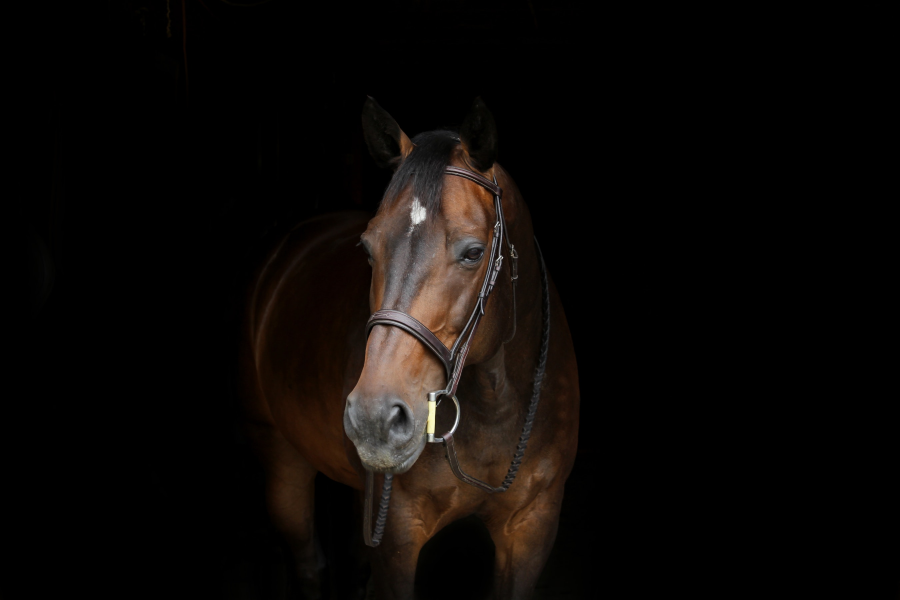
#> input picture DATA/horse.jpg, 2700 x 1800 px (shown at 1/3 size)
$ jupyter execute histograms.ipynb   (shell and % lines are left out)
#> lines starting #> are read from the running program, lines starting #| are printed output that depends on the picture
[cell 1]
import cv2
import numpy as np
import matplotlib.pyplot as plt

[cell 2]
dark_horse = cv2.imread('../DATA/horse.jpg') # ORIGINAL BGR FOR OPENCV
#> dark_horse is the input picture: shape (1800, 2700, 3); mean B, G, R 6.9, 8.9, 12
show_horse = cv2.cvtColor(dark_horse, cv2.COLOR_BGR2RGB)

rainbow = cv2.imread('../DATA/rainbow.jpg')
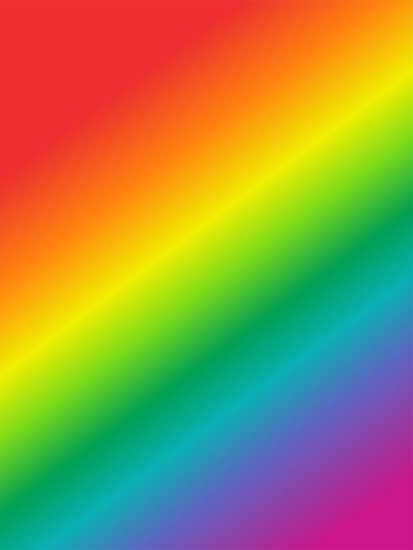
#> input picture DATA/rainbow.jpg, 413 x 550 px
#> rainbow is the input picture: shape (550, 413, 3); mean B, G, R 72.8, 142.3, 152.3
show_rainbow = cv2.cvtColor(rainbow, cv2.COLOR_BGR2RGB)

blue_bricks = cv2.imread('../DATA/bricks.jpg')
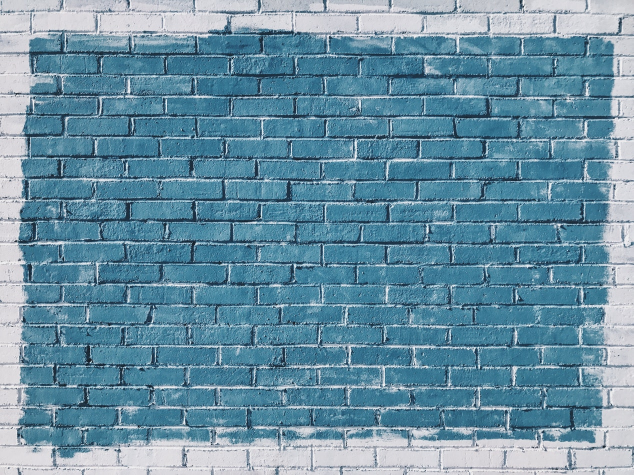
#> input picture DATA/bricks.jpg, 1267 x 950 px (shown at 1/2 size)
#> blue_bricks is the input picture: shape (950, 1267, 3); mean B, G, R 163.5, 144, 104.9
show_bricks = cv2.cvtColor(blue_bricks, cv2.COLOR_BGR2RGB)

[cell 3]
plt.imshow(show_horse)

[cell 4]
plt.imshow(show_rainbow)

[cell 5]
plt.imshow(show_bricks)

[cell 6]
# OPENCV BGR
hist_values = cv2.calcHist([blue_bricks], channels=[0], mask=None,
                           histSize=[256], ranges=[0, 256])
#> hist_values = 256 values, max 19329 at index 150, min 0 at index 0, mean 4701.8

[cell 7]
hist_values.shape
#> Out = (256, 1)

[cell 8]
plt.plot(hist_values)
#> figure, not shown here; curve peaks at x = 150, y = 19329

[cell 9]
# OPENCV BGR
hist_values = cv2.calcHist([dark_horse], channels=[0], mask=None,
                           histSize=[256], ranges=[0, 256])
#> hist_values = 256 values, max 3726045 at index 0, min 10 at index 246, mean 18984.4
plt.plot(hist_values)
#> figure, not shown here; curve peaks at x = 0, y = 3726045

[cell 10]
img = blue_bricks
color = ('b', 'g', 'r')
for i, col in enumerate(color):
    histr = cv2.calcHist([img], [i], None, [256], [0, 256])
    plt.plot(histr, color=col)
    plt.xlim([0,256])
plt.title("HISTOGRAM FOR BLUE BRICKS")
#> figure, not shown here; curve peaks at x = 150, y = 19329; curve peaks at x = 124, y = 17804; curve peaks at x = 63, y = 16885

[cell 11]
img = dark_horse
color = ('b', 'g', 'r')
for i, col in enumerate(color):
    histr = cv2.calcHist([img], [i], None, [256], [0, 256])
    plt.plot(histr, color=col)
    plt.xlim([0,50])
    plt.ylim([0,500000])
plt.title("HISTOGRAM FOR HORSE")
#> figure, not shown here; curve peaks at x = 0, y = 3726045; curve peaks at x = 0, y = 3605157; curve peaks at x = 0, y = 3582424

[cell 12]
rainbow = cv2.imread('../DATA/rainbow.jpg')
show_rainbow = cv2.cvtColor(rainbow, cv2.COLOR_BGR2RGB)

[cell 13]
img = rainbow
img.shape
#> Out = (550, 413, 3)

[cell 14]
mask = np.zeros(img.shape[:2], np.uint8)
mask[300:400, 100:400] = 255 # Make this section white

[cell 15]
plt.imshow(mask, cmap="gray")

[cell 16]
plt.imshow(show_rainbow)

[cell 17]
masked_img = cv2.bitwise_and(img, img, mask=mask)
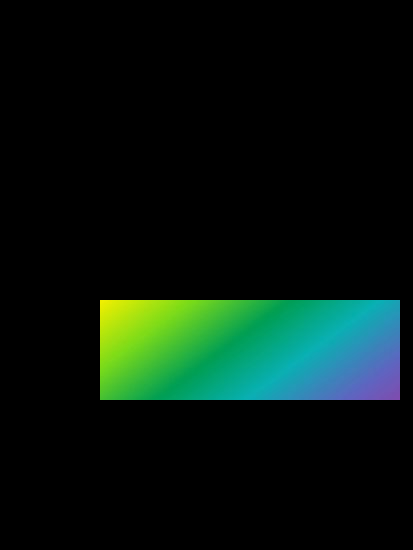
#> masked_img: shape (550, 413, 3); mean B, G, R 14.7, 22.5, 6.8

[cell 18]
show_masked_img = cv2.bitwise_and(show_rainbow, show_rainbow, mask=mask)

[cell 19]
plt.imshow(show_masked_img)

[cell 20]
hist_mask_values_red = cv2.calcHist([rainbow], channels=[2], mask=mask, histSize=[256], ranges=[0, 256])
#> hist_mask_values_red = 256 values, max 1332 at index 1, min 0 at index 221, mean 117.2
hist_values_red = cv2.calcHist([rainbow], channels=[2], mask=None, histSize=[256], ranges=[0, 256])
#> hist_values_red = 256 values, max 20471 at index 236, min 70 at index 226, mean 887.3

[cell 21]
plt.plot(hist_mask_values_red)
plt.title("RED HISTOGRAM FOR MASKED RAINBOW")
#> figure, not shown here; curve peaks at x = 1, y = 1332

[cell 22]
plt.plot(hist_values_red)
plt.title("RED HISTOGRAM FOR NORMAL RAINBOW")
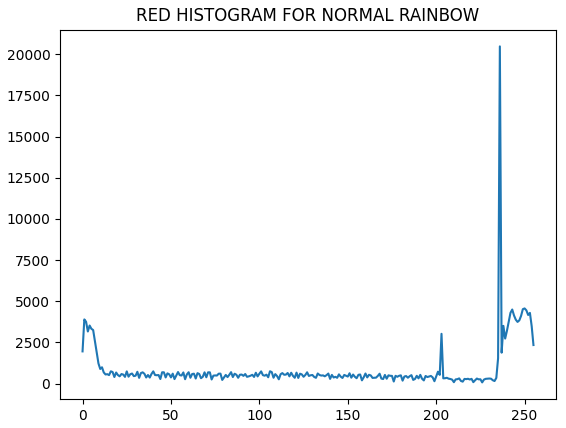
#> figure drawn by matplotlib, 1 panel; curve peaks at x = 236, y = 20471

[cell 23]
gorilla = cv2.imread('../DATA/gorilla.jpg', 0)
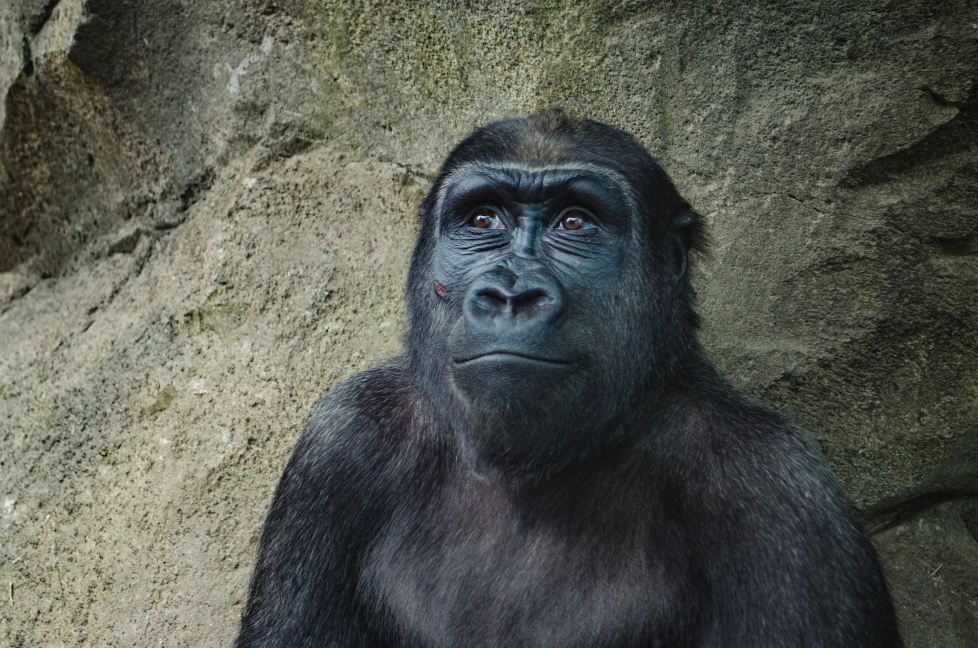
#> input picture DATA/gorilla.jpg, 1955 x 1295 px (shown at 1/2 size)
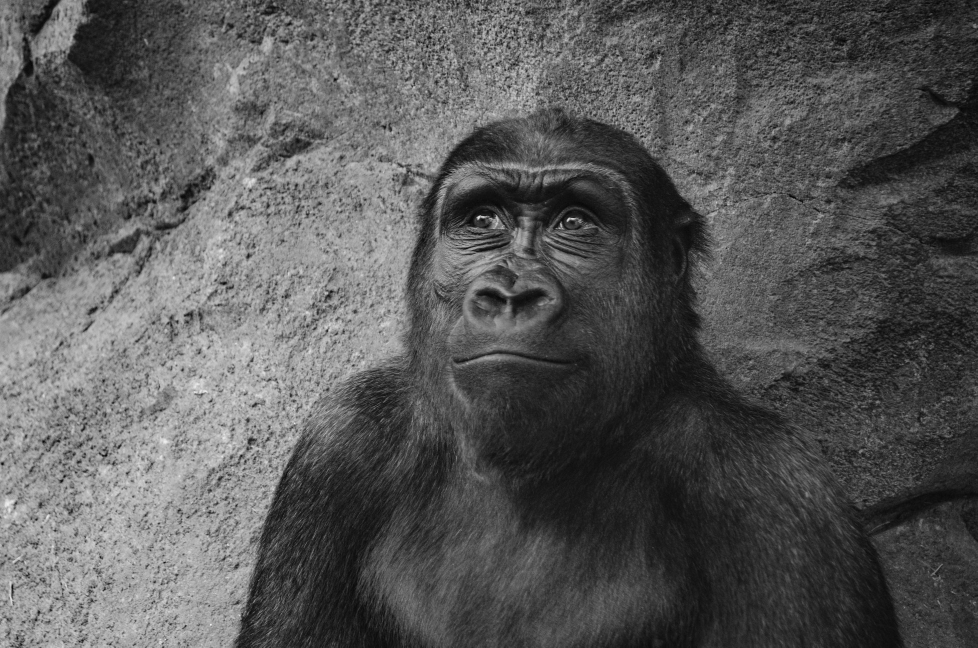
#> gorilla: shape (1295, 1955) (shown at 1/2 size); min 0, max 255, mean 87.1

[cell 24]
def display_img(img):
    fig = plt.figure(figsize=(12,10))
    ax = fig.add_subplot(111)
    ax.imshow(img, cmap="gray")

[cell 25]
display_img(gorilla)

[cell 26]
gorilla.shape
#> Out = (1295, 1955)

[cell 27]
hist_values = cv2.calcHist([gorilla], [0], None, [256], [0,256])
#> hist_values = 256 values, max 24421 at index 38, min 0 at index 242, mean 9889.6
plt.plot(hist_values)
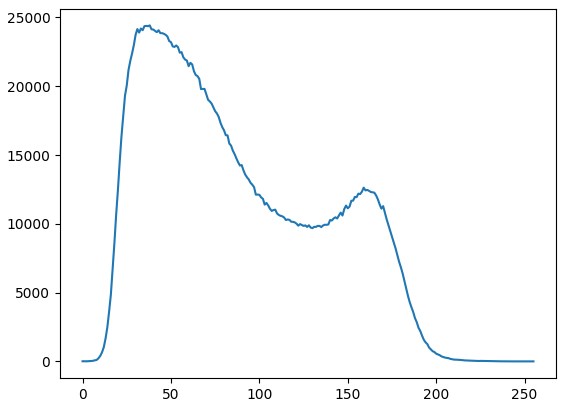
#> figure drawn by matplotlib, 1 panel; curve peaks at x = 38, y = 24421

[cell 28]
eq_gorilla = cv2.equalizeHist(gorilla)
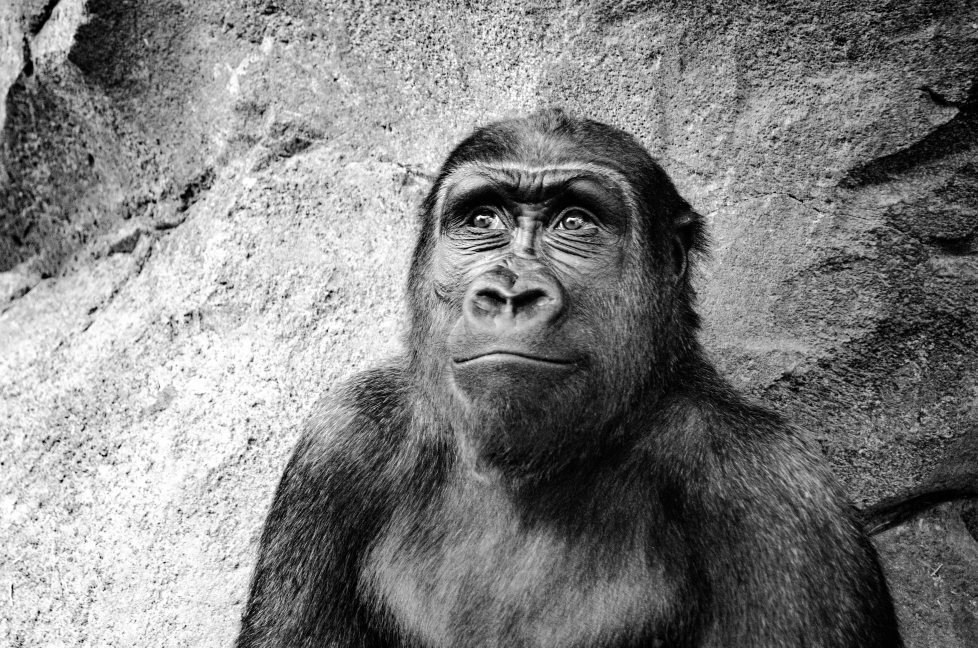
#> eq_gorilla: shape (1295, 1955) (shown at 1/2 size); min 0, max 255, mean 128.3
display_img(eq_gorilla)

[cell 29]
hist_values = cv2.calcHist([eq_gorilla], [0], None, [256], [0,256])
#> hist_values = 256 values, max 24421 at index 45, min 0 at index 6, mean 9889.6
plt.plot(hist_values)
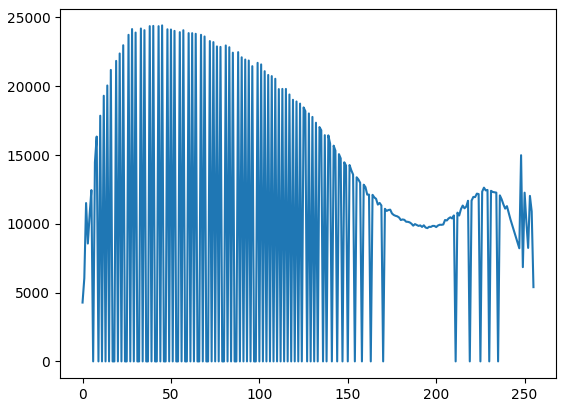
#> figure drawn by matplotlib, 1 panel; curve peaks at x = 45, y = 24421

[cell 30]
color_gorilla = cv2.imread('../DATA/gorilla.jpg')
#> color_gorilla is the input picture: shape (1295, 1955, 3); mean B, G, R 80.4, 88.9, 86
show_gorilla = cv2.cvtColor(color_gorilla, cv2.COLOR_BGR2RGB)
display_img(show_gorilla)

[cell 31]
hsv = cv2.cvtColor(color_gorilla, cv2.COLOR_BGR2HSV)
#> hsv: shape (1295, 1955, 3); mean H, S, V 59, 46.4, 91.6

[cell 32]
hsv[:,:,2] = cv2.equalizeHist(hsv[:,:,2]) # Value channel
#> hsv: shape (1295, 1955, 3); mean H, S, V 59, 46.4, 128.3

[cell 33]
eq_color_gorilla = cv2.cvtColor(hsv, cv2.COLOR_HSV2RGB)
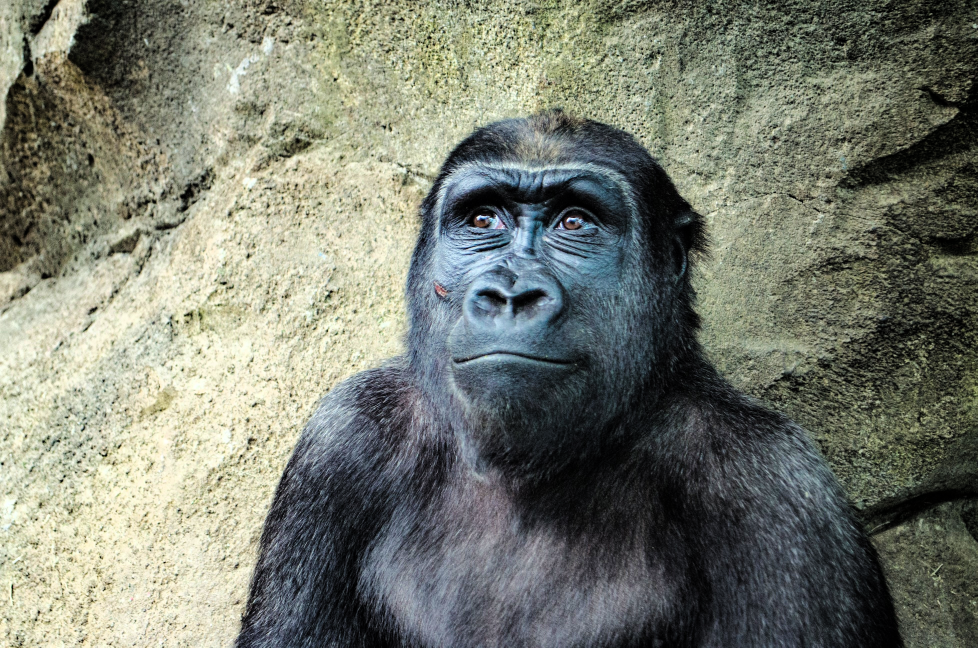
#> eq_color_gorilla: shape (1295, 1955, 3) (shown at 1/2 size); mean R, G, B 120.3, 124.4, 112.1
display_img(eq_color_gorilla)
